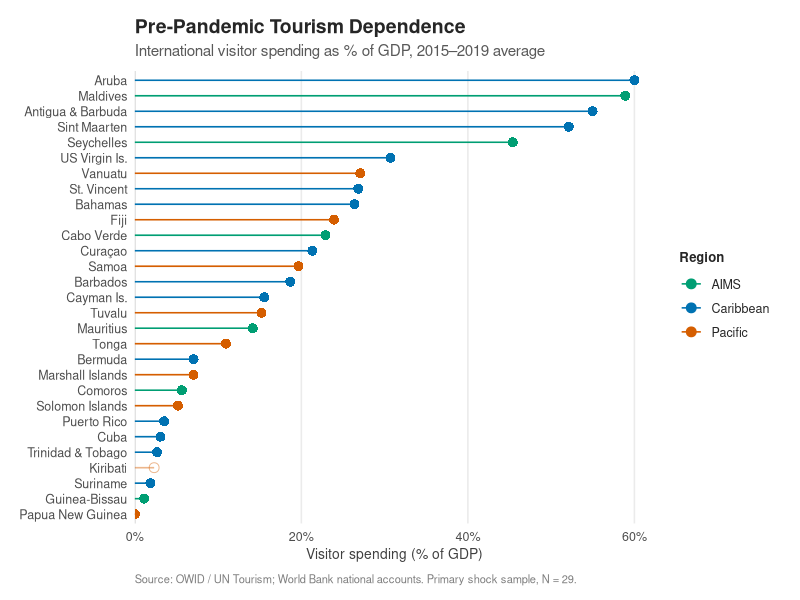
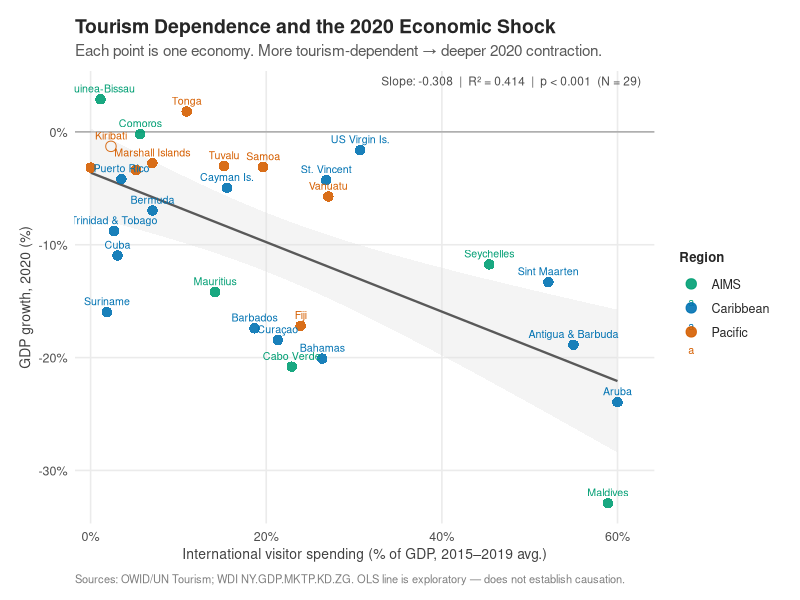
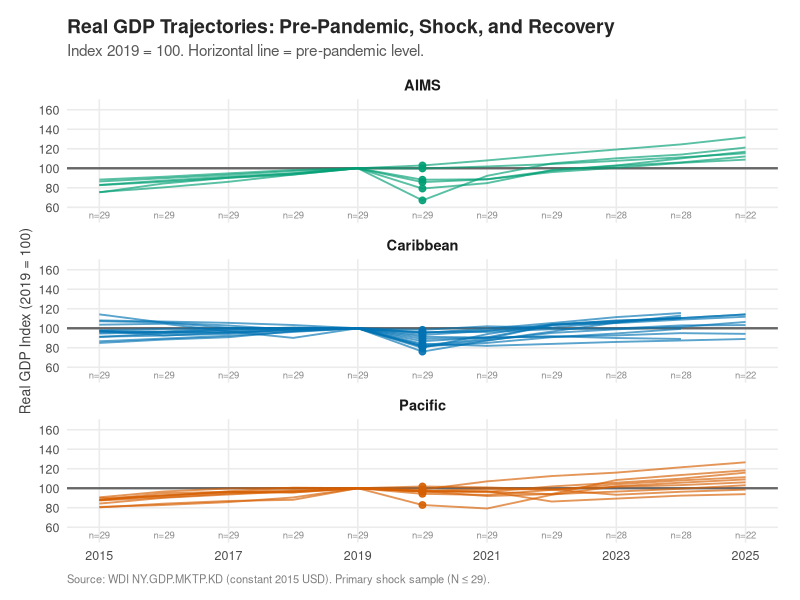

Generate these figures, in order, with R:
## ---- chunk 1
#| include: false
library(here); library(readr); library(dplyr); library(ggplot2); library(scales)

pal  <- c("Caribbean"="#0072B2","Pacific"="#D55E00","AIMS"="#009E73")
bl   <- read_csv(here("data","processed","baseline_shock_recovery.csv"), show_col_types=FALSE)
mres <- read_csv(here("output","tables","shock_model_results.csv"), show_col_types=FALSE)
rsum <- read_csv(here("output","tables","recovery_summary.csv"), show_col_types=FALSE)
cands <- read_csv(here("data","processed","candidates.csv"), show_col_types=FALSE)

short_lbl <- c(
  ATG="Antigua & Barbuda",ABW="Aruba",BHS="Bahamas",BMU="Bermuda",BRB="Barbados",
  COM="Comoros",CPV="Cabo Verde",CUB="Cuba",CUW="Curaçao",CYM="Cayman Is.",
  DMA="Dominica",DOM="Dom. Republic",FJI="Fiji",GNB="Guinea-Bissau",GRD="Grenada",
  HTI="Haiti",KIR="Kiribati",KNA="St. Kitts",LCA="St. Lucia",MDV="Maldives",
  MHL="Marshall Islands",MUS="Mauritius",NRU="Nauru",PLW="Palau",PNG="Papua New Guinea",
  PRI="Puerto Rico",SLB="Solomon Islands",SGP="Singapore",STP="São Tomé & Príncipe",
  SUR="Suriname",SXM="Sint Maarten",SYC="Seychelles",TLS="Timor-Leste",
  TON="Tonga",TTO="Trinidad & Tobago",TUV="Tuvalu",VCT="St. Vincent",VIR="US Virgin Is.",
  VUT="Vanuatu",WSM="Samoa"
)

base_theme <- theme_minimal(base_size=12) +
  theme(
    text=element_text(family="sans",color="grey15"),
    plot.title=element_text(face="bold",size=14,margin=margin(b=4)),
    plot.subtitle=element_text(size=11,color="grey35",margin=margin(b=8)),
    plot.caption=element_text(size=8,color="grey50",hjust=0,margin=margin(t=8)),
    axis.title=element_text(size=10,color="grey25"),
    axis.text=element_text(size=9,color="grey30"),
    panel.grid.major=element_line(color="grey92"),
    panel.grid.minor=element_blank(),
    legend.title=element_text(size=9.5,face="bold"),
    legend.text=element_text(size=9),
    plot.margin=margin(14,16,10,14)
  )
theme_set(base_theme)
## ---- chunk 2
#| fig-cap: "Figure 1. International visitor spending as a share of GDP, 2015–2019 average. Source: OWID / UN Tourism. Each bar represents one economy in the primary shock sample (N = 29). Open circles indicate thin baseline (Kiribati, 1 year of data)."
#| fig-width: 8
#| fig-height: 7

plot_data <- bl |>
  filter(in_primary_shock_sample) |>
  mutate(
    label_disp = coalesce(short_lbl[iso3], iso3),
    thin = vspend_n_1519 == 1
  ) |>
  arrange(vspend_mean_1519) |>
  mutate(label_disp = factor(label_disp, levels = label_disp))

ggplot(plot_data, aes(x = vspend_mean_1519, y = label_disp,
                       color = sids_region, alpha = thin)) +
  geom_vline(xintercept = 0, color = "grey80", linewidth = 0.4) +
  geom_segment(aes(x = 0, xend = vspend_mean_1519, yend = label_disp),
               linewidth = 0.55) +
  geom_point(size = 3, aes(shape = thin)) +
  scale_color_manual(values = pal, name = "Region") +
  scale_alpha_manual(values = c("FALSE" = 1, "TRUE" = 0.45), guide = "none") +
  scale_shape_manual(values = c("FALSE" = 16, "TRUE" = 1), guide = "none") +
  scale_x_continuous(labels = label_number(suffix = "%"),
                     expand = expansion(mult = c(0, 0.04))) +
  labs(
    title    = "Pre-Pandemic Tourism Dependence",
    subtitle = "International visitor spending as % of GDP, 2015–2019 average",
    x = "Visitor spending (% of GDP)",
    y = NULL,
    caption = "Source: OWID / UN Tourism; World Bank national accounts. Primary shock sample, N = 29."
  ) +
  theme(
    axis.text.y        = element_text(size = 9),
    panel.grid.major.y = element_blank(),
    panel.grid.major.x = element_line(color = "grey92")
  )
## ---- chunk 3
#| fig-cap: "Figure 2. Pre-pandemic visitor spending (2015–2019 avg.) vs. 2020 GDP growth. OLS regression line with 95% confidence band. Maldives (MDV) is the most influential observation. Open circle = Kiribati (thin baseline). Source: OWID / UN Tourism; WDI NY.GDP.MKTP.KD.ZG."
#| fig-width: 9
#| fig-height: 6.5

m1 <- mres |> filter(Model == 1)
shock_data <- bl |>
  filter(in_primary_shock_sample) |>
  mutate(
    label_disp = coalesce(short_lbl[iso3], iso3),
    thin = vspend_n_1519 == 1
  )

ann <- paste0(
  "Slope: ", round(m1$Slope, 3),
  "  |  R² = ", round(m1$R2, 3),
  "  |  p < 0.001  (N = ", m1$N, ")"
)

ggplot(shock_data, aes(x = vspend_mean_1519, y = gdp_growth_pct_2020,
                        color = sids_region)) +
  geom_hline(yintercept = 0, color = "grey65", linewidth = 0.5) +
  geom_smooth(method = "lm", formula = y ~ x, se = TRUE,
              color = "grey35", fill = "grey88",
              linewidth = 0.8, alpha = 0.35, show.legend = FALSE) +
  geom_point(aes(shape = thin), size = 3.2, alpha = 0.9) +
  geom_text(aes(label = label_disp), size = 2.7, vjust = -0.85,
            check_overlap = TRUE) +
  scale_color_manual(values = pal, name = "Region") +
  scale_shape_manual(values = c("FALSE" = 16, "TRUE" = 1), guide = "none") +
  scale_x_continuous(labels = label_number(suffix = "%"),
                     expand = expansion(mult = c(0.03, 0.07))) +
  scale_y_continuous(labels = label_number(suffix = "%"),
                     expand = expansion(mult = c(0.05, 0.07))) +
  annotate("text", x = Inf, y = Inf, label = ann,
           hjust = 1.05, vjust = 1.6, size = 3, color = "grey30") +
  labs(
    title    = "Tourism Dependence and the 2020 Economic Shock",
    subtitle = "Each point is one economy. More tourism-dependent → deeper 2020 contraction.",
    x        = "International visitor spending (% of GDP, 2015–2019 avg.)",
    y        = "GDP growth, 2020 (%)",
    caption  = paste0("Sources: OWID/UN Tourism; WDI NY.GDP.MKTP.KD.ZG. ",
                      "OLS line is exploratory — does not establish causation.")
  )
## ---- chunk 4
#| fig-cap: "Figure 3. Real GDP trajectories, 2015–2025. Index: 2019 = 100. Each line is one economy, coloured by region. The horizontal line marks the 2019 baseline. Numbers at bottom show how many economies have data each year. Source: WDI NY.GDP.MKTP.KD (constant 2015 USD). 2025 data are preliminary estimates for a subset of economies."
#| fig-width: 9.5
#| fig-height: 9

ridx <- read_csv(here("data","processed","recovery_index.csv"), show_col_types=FALSE)

annual_n <- ridx |>
  filter(!is.na(gdp_index)) |>
  group_by(year) |>
  summarise(n = n(), .groups="drop")

ggplot(ridx |> filter(!is.na(gdp_index)),
       aes(x = year, y = gdp_index, group = iso3)) +
  geom_hline(yintercept = 100, color = "grey40", linewidth = 0.8) +
  geom_line(aes(color = sids_region), alpha = 0.65, linewidth = 0.65) +
  geom_point(data = ridx |> filter(year == 2020, !is.na(gdp_index)),
             aes(color = sids_region), size = 2, alpha = 0.9) +
  geom_text(data = annual_n, inherit.aes = FALSE,
            aes(x = year, y = 52, label = paste0("n=", n)),
            size = 2.4, color = "grey55", hjust = 0.5) +
  facet_wrap(~sids_region, ncol = 1, scales = "fixed") +
  scale_color_manual(values = pal, name = "Region") +
  scale_x_continuous(breaks = c(2015, 2017, 2019, 2021, 2023, 2025)) +
  scale_y_continuous(limits = c(50, 165),
                     breaks = seq(60, 160, by = 20)) +
  labs(
    title    = "Real GDP Trajectories: Pre-Pandemic, Shock, and Recovery",
    subtitle = "Index 2019 = 100. Horizontal line = pre-pandemic level.",
    x = NULL, y = "Real GDP Index (2019 = 100)",
    caption  = "Source: WDI NY.GDP.MKTP.KD (constant 2015 USD). Primary shock sample (N ≤ 29)."
  ) +
  theme(legend.position = "none",
        strip.text = element_text(face = "bold", size = 10.5))
